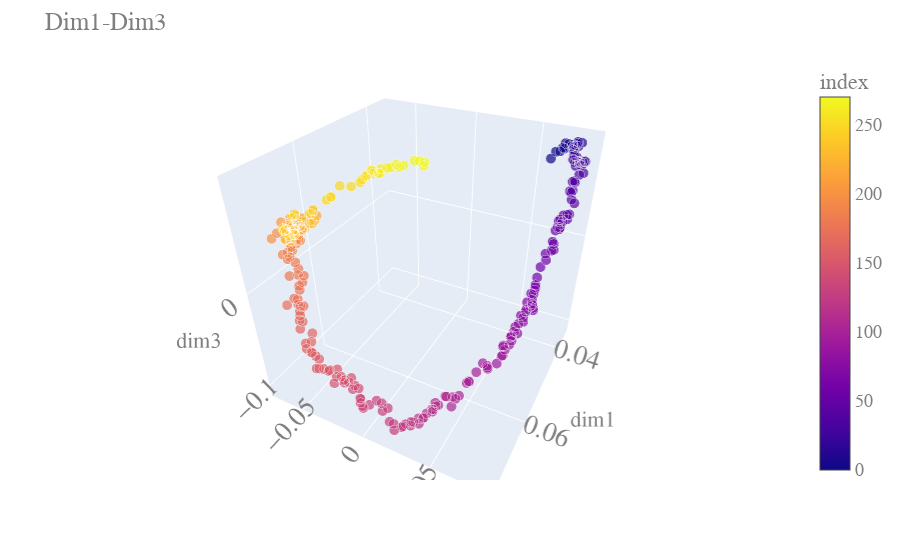

Notebook cell for this chart:
### Code cell
import plotly.express as px

fig = px.scatter_3d(sca_df1, x='dim1', y='dim2', z='dim3',size='size',size_max=10,color='index')
fig.update_layout(
    title="Dim1-Dim3",
    font=dict(
        family="Courier New, monospace",
        size=18,
        color="#7f7f7f"
    )
)
fig.show()

### Figure 1 — Plotly figure (JSON) as saved in the notebook; plotly's stock layout.template omitted (floating-point values rounded to 4 significant figures; data arrays with more than 128 entries replaced by an {"elided": "..."} marker saying what was removed)
{"data": [{"hoverlabel": {"namelength": 0}, "hovertemplate": "dim1=%{x}<br>dim2=%{y}<br>dim3=%{z}<br>size=%{marker.size}<br>index=%{marker.color}", "legendgroup": "", "marker": {"color": {"elided": "271 int values"}, "coloraxis": "coloraxis", "size": {"elided": "271 int values"}, "sizemode": "area", "sizeref": 0.01, "symbol": "circle"}, "mode": "markers", "name": "", "scene": "scene", "showlegend": false, "type": "scatter3d", "x": {"elided": "271 float values"}, "y": {"elided": "271 float values"}, "z": {"elided": "271 float values"}}], "layout": {"autosize": true, "coloraxis": {"colorbar": {"title": {"text": "index"}}, "colorscale": [[0, "#0d0887"], [0.1111, "#46039f"], [0.2222, "#7201a8"], [0.3333, "#9c179e"], [0.4444, "#bd3786"], [0.5556, "#d8576b"], [0.6667, "#ed7953"], [0.7778, "#fb9f3a"], [0.8889, "#fdca26"], [1, "#f0f921"]]}, "font": {"color": "#7f7f7f", "family": "Courier New, monospace", "size": 18}, "legend": {"itemsizing": "constant", "tracegroupgap": 0}, "margin": {"t": 60}, "scene": {"aspectmode": "auto", "aspectratio": {"x": 1, "y": 1, "z": 1}, "camera": {"center": {"x": 0, "y": 0, "z": 0}, "eye": {"x": 1.514, "y": 0.7837, "z": 1.146}, "projection": {"type": "perspective"}, "up": {"x": 0, "y": 0, "z": 1}}, "domain": {"x": [0, 0.98], "y": [0, 1]}, "xaxis": {"title": {"text": "dim1"}, "type": "linear"}, "yaxis": {"title": {"text": "dim2"}, "type": "linear"}, "zaxis": {"title": {"text": "dim3"}, "type": "linear"}}, "title": {"text": "Dim1-Dim3"}}}
